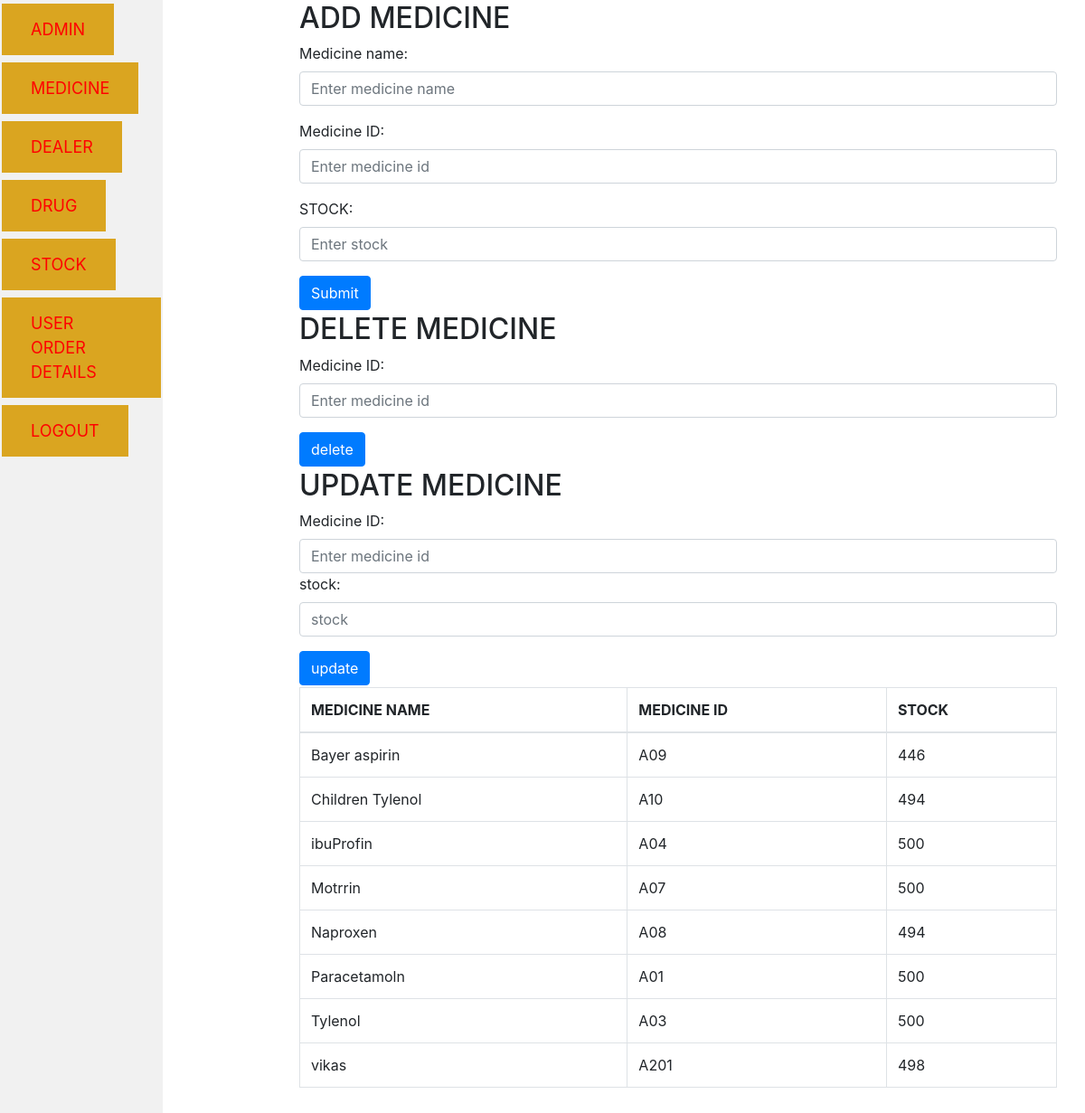
The page /stock.php on the database its author committed.
### tables this page shows
CREATE TABLE `stock` (
  `medicine_name` varchar(100) NOT NULL,
  `medcine_id` varchar(100) NOT NULL,
  `stocks` int(11) DEFAULT NULL
);

### stock.php (the view, shortened to what this page needs)
<!DOCTYPE html>
<html lang="en">
<head>
    <link rel="stylesheet" href="adminstyle.css">
    <link rel="stylesheet" href="https://cdn.jsdelivr.net/npm/bootstrap@4.6.1/dist/css/bootstrap.min.css">
</head>
<body>
            <ul>
                <li><a href="adminpage.php" class="button">ADMIN</a></li>
                <li><a href="medicine.php" class="button">MEDICINE</a></li>
                <li><a href="dealer.php" class="button">DEALER</a></li></li>
                <li><a href="drug.php" class="button">DRUG</a></li>
                <li><a href="#"class="button">STOCK</a></li>
                <li class="nav"><a href="adminuserorder.php"class="button">USER ORDER DETAILS</a></li>
                <li><a href="index.php?logout='1'"class="button">LOGOUT</a></li>
            </ul>
            <div style="margin-left:25%;padding:1px 16px;">
            <div class="container">
            <h2>ADD MEDICINE</h2>
         <form action="stockinsert.php">
          <div class="form-group">
      <label for="medicinename">Medicine name:</label>
      <input type="text" class="form-control" id="medicinename" placeholder="Enter medicine name" name="medicinename">
    </div>
    <div class="form-group">
      <label for="pwd">Medicine ID:</label>
      <input type="text" class="form-control" id="medicineid" placeholder="Enter medicine id" name="medicineid">
    </div>
    <div class="form-group">
      <label for="mfd">STOCK:</label>
      <input type="text" class="form-control" id="mfd" placeholder="Enter stock" name="stock">
    </div>
    <button type="submit" class="btn btn-primary">Submit</button>
 </form>
 </div>
</div>
<div style="margin-left:25%;padding:1px 16px;">
            <div class="container">
<h2>DELETE MEDICINE</h2>
         <form action="stockdelete.php">
    <div class="form-group">
      <label for="delmedicine">Medicine ID:</label>
      <input type="text" class="form-control" id="delmedicine" placeholder="Enter medicine id" name="delmedicine">
    </div>
    <button type="submit" class="btn btn-primary">delete</button>
 </form>
</div>
</div>
<div style="margin-left:25%;padding:1px 16px;">
            <div class="container">
<h2>UPDATE MEDICINE</h2>
         <form action="stockupdate.php">
    <div class="form-group">
      <label for="medicine id">Medicine ID:</label>
      <input type="text" class="form-control" id="medicine id" placeholder="Enter medicine id" name="medicine_id">
      <label for="medicine id">stock:</label>
      <input type="text" class="form-control" id="stock" placeholder="stock" name="stock">
    </div>
    <button type="submit" class="btn btn-primary">update</button>
 </form>
</div>
</div>
<div style="margin-left:25%;padding:1px 16px;height:1000px;">
<div class="container">
<?php
   $con=mysqli_connect('localhost', 'root', '', 'pharmacybyshree');
   $result = mysqli_query($con,"SELECT * FROM stock");
   echo "<table border='1' class='table table-bordered'>
    <tr>
      <th>MEDICINE NAME</th>
      <th>MEDICINE ID</th>
      <th>STOCK</th>
    </tr>";
   echo "<tbody id='myTable'>";
   while($row = mysqli_fetch_array($result)) {
      echo "<tr>";
      echo "<td>" . $row['medicine_name'] . "</td>";
      echo "<td>" . $row['medcine_id'] . "</td>";
      echo "<td>" . $row['stocks'] . "</td>";
      echo "</tr>";
   }
   echo "</tbody>";
   echo "</table>";
 ?>
 </div>
</div>
</body>
</html>

### adminstyle.css (style rules this page uses)
body { margin: 0; }
ul { list-style-type: none; margin: 0; padding: 0; width: 15%; background-color: #f1f1f1; position: fixed; height: 100%; overflow: auto; }
li a { display: block; color: #000; padding: 8px 16px; text-decoration: none; }
body { background-color: whitesmoke; }
.button { background-color: goldenrod; border: none; color: red; padding: 15px 32px; text-decoration: none; display: inline-block; font-size: 18px; margin: 4px 2px; -webkit-transition-duration: 0.4s; transition-duration: 0.4s; }

### rows shown on the page
stock: medicine_name "Bayer aspirin", medcine "A09", stocks "446"
stock: medicine_name "Children Tylenol", medcine "A10", stocks "494"
stock: medicine_name "ibuProfin", medcine "A04", stocks "500"
stock: medicine_name "Motrrin", medcine "A07", stocks "500"
stock: medicine_name "Naproxen", medcine "A08", stocks "494"
stock: medicine_name "Paracetamoln", medcine "A01", stocks "500"
stock: medicine_name "Tylenol", medcine "A03", stocks "500"
stock: medicine_name "vikas", medcine "A201", stocks "498"
